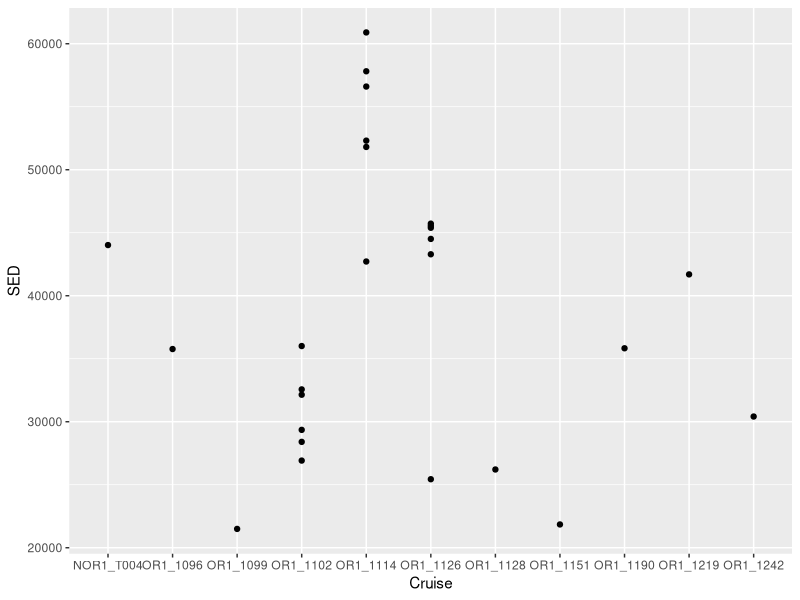
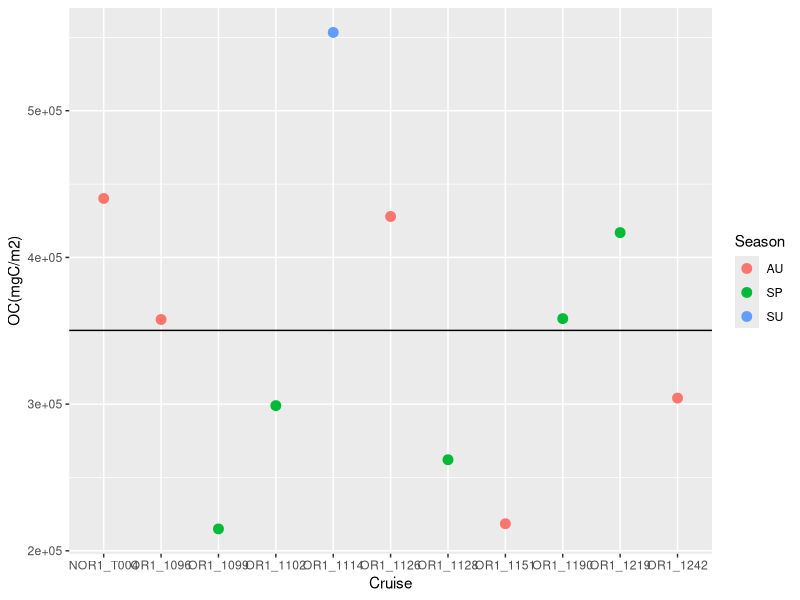

These figures' R source, in order:
rm(list = ls())
library(readxl)
library(dplyr)
GPSC_sediment<- read_excel("Canyon_sediment.xlsx")
GC1_sed<-GPSC_sediment %>% 
  filter(Station=="GC1") %>% 
  filter(TOC!="NA")
colnames(GC1_sed)
volume<-pi*(10.5/2)^2*1#cm3
area<-pi*(10.5/2)^2/10000 #m2
density<-2.65#sediment bulk density g/cm3 (Eleftheriou, 2013)

y<- GC1_sed %>% 
  group_by(Cruise, Station, Deployment, Section,TOC)%>%
  summarise(OC=volume*TOC/100,#g
            SED=OC*1000/area) %>% #mg/m2
  group_by(Cruise, Station,Deployment,Section) %>% 
  summarise(SED=SED)
library(ggplot2)
y %>% 
  ggplot(aes(x = Cruise, y = SED))+
  geom_point()
  ylab("OC(mgC/m2)")

multilayer<- c("OR1_1102","OR1_1114","OR1_1126")
  
# multilayer 0-5 cm
ml_0_5<- c("0-1", "1-2", "2-3", "3-4", "4-5")
  
ml_sum05<-subset(y, Cruise %in% multilayer & Section %in% ml_0_5, Cruise & SED) %>% 
  group_by(Cruise)  %>% 
  summarize(SED=sum(SED=SED))
ml_sum910<-y %>% 
  filter(Section=="9-10") %>%
  group_by(Cruise) %>% 
  summarise(SED=5*SED)
ml_sum<-rbind(ml_sum05,ml_sum910) %>% group_by(Cruise) %>% 
  summarise(SED=sum(SED))

`%!in%`<- Negate(`%in%`)

sing_sum<-subset(y, Cruise %!in% multilayer, Cruise & SED)%>%
  group_by(Cruise) %>% 
  summarize(SED=10*SED)
SEDsum<-rbind(sing_sum,ml_sum) %>% arrange(Cruise)
SEDsum<-data.frame(SEDsum,Season=c("AU","AU","SP","SP","SU","AU","SP","AU","SP","SP","AU"))


SEDsum %>% 
  ggplot(aes(x = Cruise, y = SED))+
    geom_point(aes(color =Season ),size=3)+
  ylab("OC(mgC/m2)")+
  geom_hline(yintercept = mean(SEDsum$SED))
mean(SEDsum$SED)
sd(SEDsum$SED)
